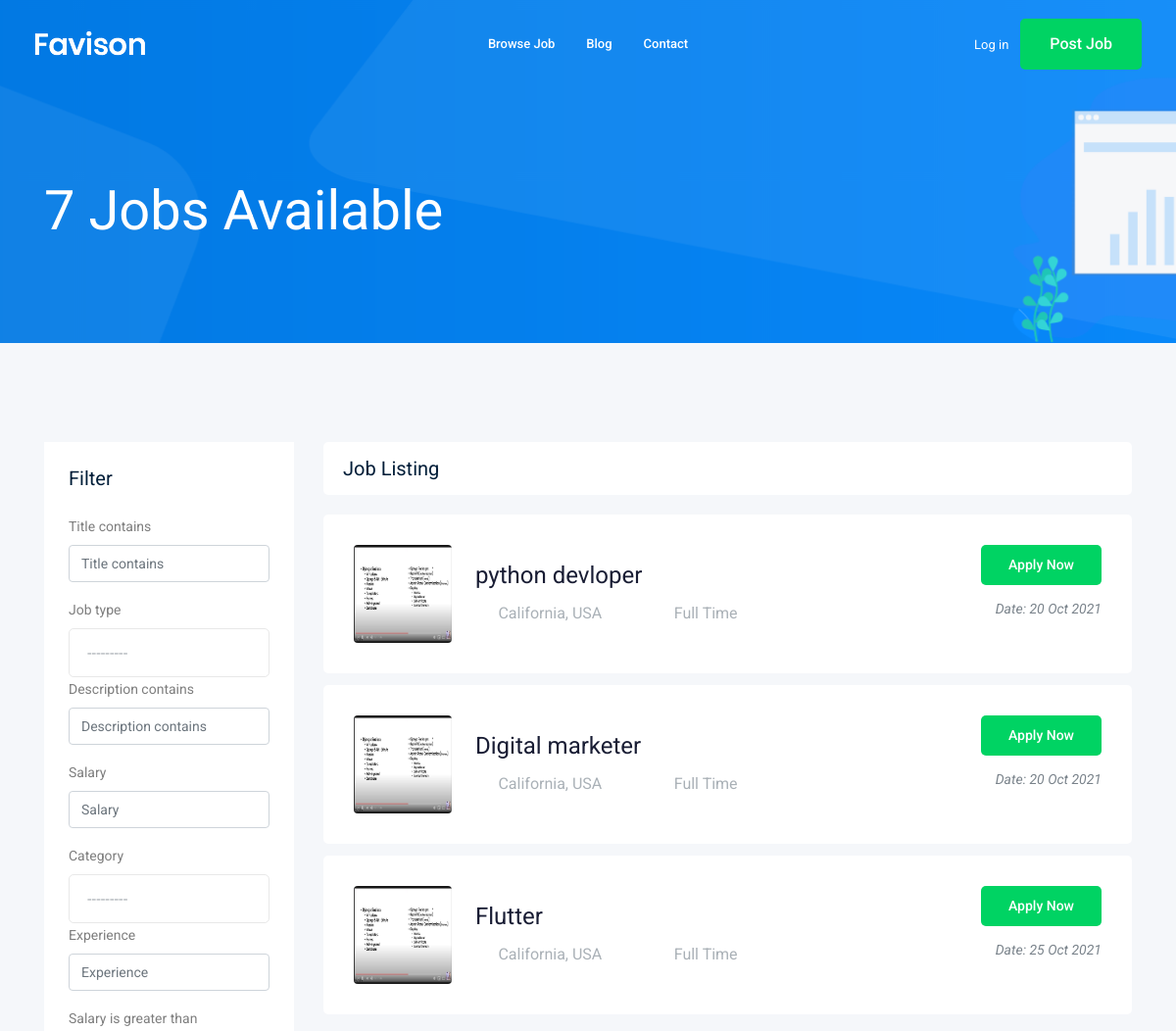
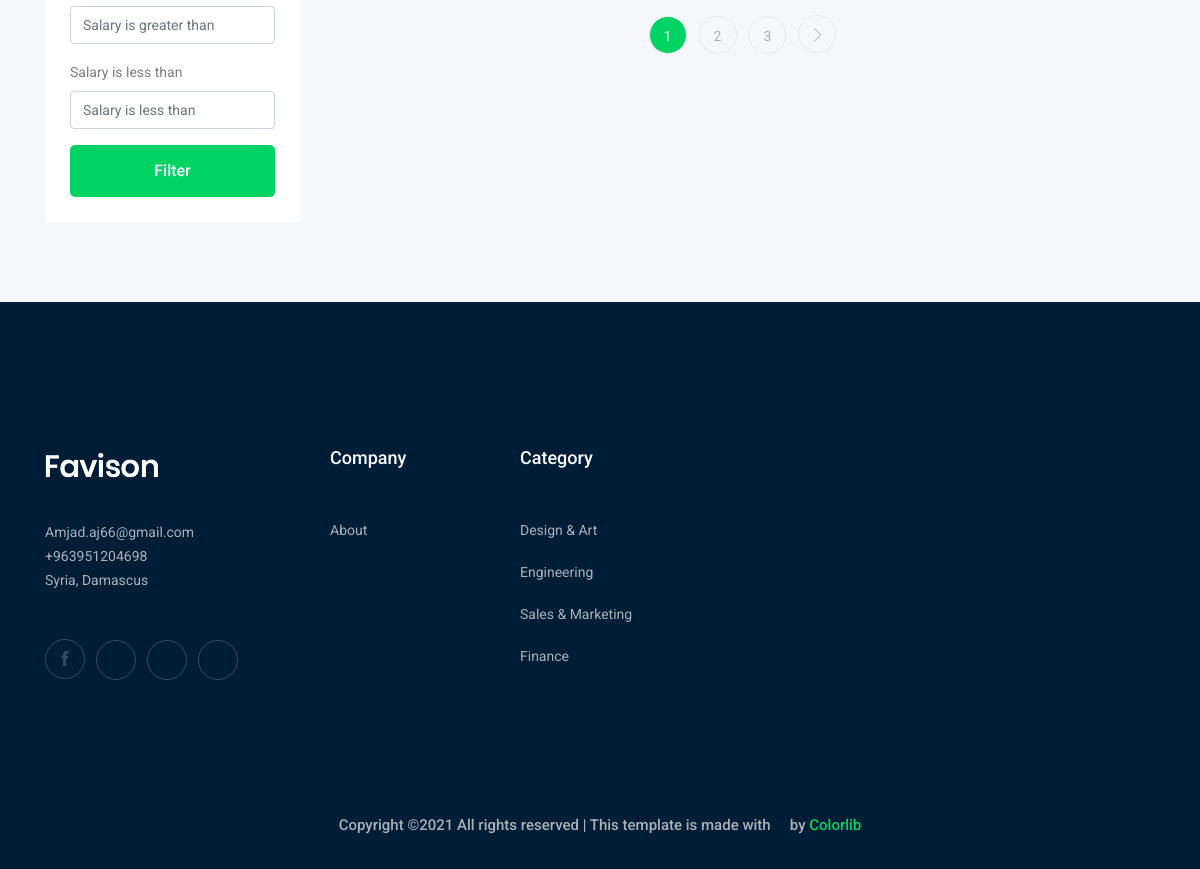
The page /job/ on the database its author committed (2 pictures, top to bottom).
### job/models.py (models this page shows, shortened)
class Job(models.Model):
    owner = models.ForeignKey(User, on_delete=CASCADE)
    title = models.CharField(max_length=100)
    job_type = models.CharField(max_length=15, choices=JOB_TYPE)
    description = models.TextField(max_length=1000)
    published_at = models.DateTimeField(auto_now= True)
    Vacancy = models.IntegerField(default=1)
    salary = models.IntegerField(default=0)
    category = models.ForeignKey(Category, on_delete=CASCADE, null=True)
    experience = models.IntegerField(default=1)
    image = models.ImageField(upload_to =image_name, null = True)
    slug = models.SlugField(null=True, blank=True)
    def __str__(self):
        return self.title

### job/views.py (the view)
# urls.py: path('', views.job_list, name='job_list'),
def job_list(request):
    job_list = Job.objects.all()
    job_list2 = Job.objects.all()
    myfilter = JobFilter(request.GET, queryset=job_list2)
    job_list2 = myfilter.qs
    paginator = Paginator(job_list2, 3)
    page_number = request.GET.get('page')
    page_obj = paginator.get_page(page_number)
    context = {'jobs' : page_obj, 'jo':job_list, 'myfilter':myfilter}
    return render(request, 'job/job_list.html', context)

### job/models.py (called while the page is built)
    def __str__(self):
        return self.name

### job/templates/job/job_list.html (shortened to what this page needs)
{% extends 'base.html' %}
{% load bootstrap5 %}
{% block body %}
<div class="bradcam_area bradcam_bg_1">
    <div class="container">
        <div class="row">
            <div class="col-xl-12">
                <div class="bradcam_text">
                    <h3>{{jo.count}} Jobs Available</h3>
                </div>
            </div>
        </div>
    </div>
</div>
<div class="job_listing_area plus_padding">
    <div class="container">
        <div class="row">
            <div class="col-lg-3">
                <div class="job_filter white-bg">
                    <div class="form_inner white-bg">
                        <h3>Filter</h3>
                        <form method="GET">
                            {% bootstrap_form myfilter.form %}
                            <div class="reset_btn">
                                <button class="boxed-btn3 w-100" type="submit">filter</button>
                            </div>
                        </form>
                    </div>
                </div>
            </div>
            <div class="col-lg-9">
                <div class="recent_joblist_wrap">
                    <div class="recent_joblist white-bg ">
                        <div class="row align-items-center">
                            <div class="col-md-6">
                                <h4>Job Listing</h4>
                            </div>
                            <div class="col-md-6">
                            </div>
                        </div>
                    </div>
                </div>
                <div class="job_lists m-0">
                    {% for job in jobs %}
                    <div class="row">
                        <div class="col-lg-12 col-md-12">
                            <div class="single_jobs white-bg d-flex justify-content-between">
                                <div class="jobs_left d-flex align-items-center">
                                        <div class = "mr-4"> <img src="{{job.image.url}}"class="rounded" alt="Picture" style="width: 100px; height: 100px;"> </div>
                                    <div class="jobs_conetent">
                                        <a href="{% url 'job:job_detail' job.slug %}">
                                            <h4>{{job}}</h4>
                                        </a>
                                        <div class="links_locat d-flex align-items-center">
                                            <div class="location">
                                                <p> <i class="fa fa-map-marker"></i> California, USA</p>
                                            </div>
                                            <div class="location">
                                                <p> <i class="fa fa-clock-o"></i> {{job.job_type}}</p>
                                            </div>
                                        </div>
                                    </div>
                                </div>
                                <div class="jobs_right">
                                    <div class="apply_now">
                                        <a href="{% url 'job:job_detail' job.slug %}" class="boxed-btn3">Apply Now</a>
                                    </div>
                                    <div class="date">
                                        <p>Date: {{ job.published_at|date:"d M o" }}</p>
                                    </div>
                                </div>
                            </div>
                        </div>
                    </div>
                    {% endfor %}
                    {% if jobs.has_other_pages %}
                    <div class="row">
                        <div class="col-lg-12">
                            <div class="pagination_wrap">
                                <ul>
                                    {% for i in jobs.paginator.page_range %}
                                    {% if jobs.number == i %}
                                    <li class="cuurent"  ><a   href="?page={{i}}" style="background:#00D363;"><span  style="color: aliceblue;">{{i}}</span></a></li>
                                    {% else %}
                                    <li ><a   href="?page={{i}}"><span>{{i}}</span></a></li>
                                    {% endif %}
                                    {% endfor %}
                                    {% if jobs.has_next %}
                                    <li><a href="?page={{jobs.next_page_number}}"> <i class="ti-angle-right"></i> </a>
                                    </li>
                                    {% endif %}
                                </ul>
                            </div>
                        </div>
                    </div>
                    {% endif %}
                </div>
            </div>
        </div>
    </div>
</div>
{% endblock body %}

### rows shown on the page
Job: image (picture), title "python devloper", job_type "Full Time", published_at "20 Oct 2021"
Job: image (placeholder picture), title "Digital marketer", job_type "Full Time", published_at "20 Oct 2021"
Job: image (picture), title "Flutter", job_type "Full Time", published_at "25 Oct 2021"

### other values the page prints
{{ jo.count }} "7"
{{ i }} "1"
{{ i }} "2" "3"
